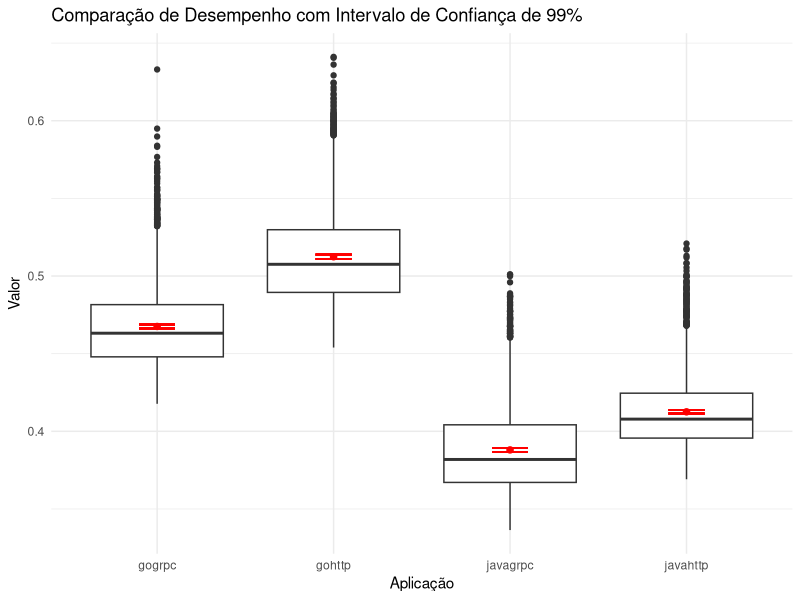

This chart was generated by the following R code:
library(tidyverse)
library(readr)
database <- read_csv("dados/experimento1.csv")

# mean and std dev for each app
data_grouped <- database %>%
  group_by(experiment_id, request_size, app_name) %>%
  summarize(
    mean_c = mean(value, na.rm = TRUE),
    stddev_c = sd(value, na.rm = TRUE)
  )

# separate language and protocol in two columns
data <- database %>%
  mutate(
    language = stringr::str_extract(app_name, "java|go"),
    protocol = stringr::str_extract(app_name, "http|grpc")
  )

data$language <- as.factor(data$language)
data$protocol <- as.factor(data$protocol)
data$request_size <- as.factor(data$request_size)

# ANOVA
data_big <- subset(data, request_size == "big")
model_big <- aov(value ~ language * protocol, data = data_big)
summary(model_big)

data_small <- subset(data, request_size == "small")
model_small <- aov(value ~ language * protocol, data = data_small)
summary(model_small)


print(n=72, data_grouped)
aggregate(value ~ app_name + request_size, data = database, mean)
aggregate(value ~ app_name + request_size, data = database, sd)


graphic_data <- subset(database, request_size == "big")
# graphic_data <- subset(graphic_data, experiment_id == 1)

summary <- graphic_data %>%
  group_by(app_name) %>%
  summarize(
    mean = mean(value, na.rm = TRUE),
    sd = sd(value, na.rm = TRUE),
    se = sd(value, na.rm = TRUE) / sqrt(n()),
    # ymin = mean - 1.96*se,
    # ymax = mean + 1.96*se
    ymin = mean - 2.576*se,
    ymax = mean + 2.576*se
  )

graphic_data_joined <- graphic_data %>%
  left_join(summary, by = "app_name")
   
box_plot <- ggplot(graphic_data_joined, aes(x=app_name, y=value)) +
  geom_boxplot() +
  stat_summary(fun = mean, geom = "point", shape = 20, size = 3, color = "red") +
  geom_errorbar(aes(ymin = ymin, ymax = ymax), width = 0.2, color = "red") +
  labs(title = "Comparação de Desempenho com Intervalo de Confiança de 99%", x = "Aplicação", y = "Valor") +
  theme_minimal()


print(box_plot)


x <- filter(database, request_size=="big", app_name=="javahttp", experiment_id==1)
r <- filter(database, request_size=="big", app_name=="javagrpc", experiment_id==1)
y = x$value
s = r$value
print(wilcox.test(y, s, paired = TRUE))
